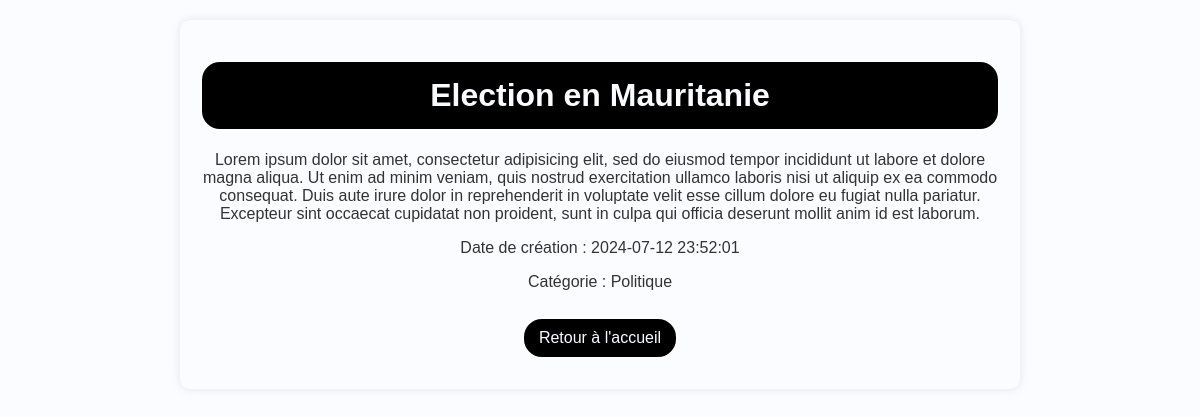
/index.php?action=detail&id=2, run on the app's committed database.
### tables this page shows
CREATE TABLE Article(
	id int primary key auto_increment,
	titre varchar(255),
	contenu text,
	dateCreation datetime DEFAULT NOW(),
	dateModification datetime DEFAULT NOW(),
	categorie int
);

CREATE TABLE Categorie(
	id int primary key auto_increment,
	libelle varchar(20)
);

### models/Article.php (called while the page is built, shortened)
<?php
class Article {
    public static function getArticleById($id) {
        $pdo = Database::getInstance();
        $query = "SELECT Article.*, Categorie.libelle as categorieLibelle FROM Article
                  JOIN Categorie ON Article.categorie = Categorie.id
                  WHERE Article.id = :id";
        $stmt = $pdo->prepare($query);
        $stmt->bindParam(':id', $id);
        $stmt->execute();
        return $stmt->fetch(PDO::FETCH_ASSOC);
    }
}
?>

### views/detail.php (the view, shortened to what this page needs)
<!DOCTYPE html>
<html lang="fr">
<head>
    <link rel="stylesheet" href="index.css">
</head>
<body>
    <div class="conteneur">
        <h1><?= htmlspecialchars($article['titre']) ?></h1>
        <p><?= nl2br(htmlspecialchars($article['contenu'])) ?></p>
        <p>Date de création : <?= htmlspecialchars($article['dateCreation']) ?></p>
        <p>Catégorie : <?= htmlspecialchars($article['categorieLibelle']) ?></p>
        <a href="index.php" class="bouton-categorie">Retour à l'accueil</a>
    </div>
</body>
</html>

### index.css (style rules this page uses)
:root { --primary-color: #000000; --secondary-color: #f1a31b; --hover-color: #0056b3; --text-color: #fafcff; --border-color: #fefefe; --background-color: #fafcff; }
body { color: #333; background-color: var(--background-color); font-family: Arial, sans-serif; margin: 0; padding: 0; }
.conteneur { text-align: center; padding: 20px; border-radius: 10px; box-shadow: 0 0 10px rgba(0, 0, 0, 0.1); margin: 20px auto; max-width: 800px; background-color: var(--background-color); }
h1 { color: var(--text-color); border: 2px solid var(--border-color); padding: 15px; border-radius: 20px; background-color: var(--primary-color); margin: 20px 0; }
.bouton-categorie, a { display: inline-block; margin: 10px; padding: 10px 15px; color: var(--text-color); border: 2px solid var(--border-color); border-radius: 20px; background-color: var(--primary-color); text-decoration: none; cursor: pointer; transition: background-color 0.3s ease, color 0.3s ease; }

### data on the page
article: titre "Election en Mauritanie", contenu "Lorem ipsum dolor sit amet, consectetur adipisicing elit, sed do eiusmod tempor incididunt ut labore et dolore magna aliqua. Ut enim ad minim veniam, quis nostrud exercitation ullamco laboris nisi ut aliquip ex ea commodo consequat. Duis aute irure dolor in reprehenderit in voluptate velit esse cillum dolore eu fugiat nulla pariatur. Excepteur sint occaecat cupidatat non proident, sunt in culpa qui officia deserunt mollit anim id est laborum.", dateCreation "2024-07-12 23:52:01", categorie.libelle "Politique"
